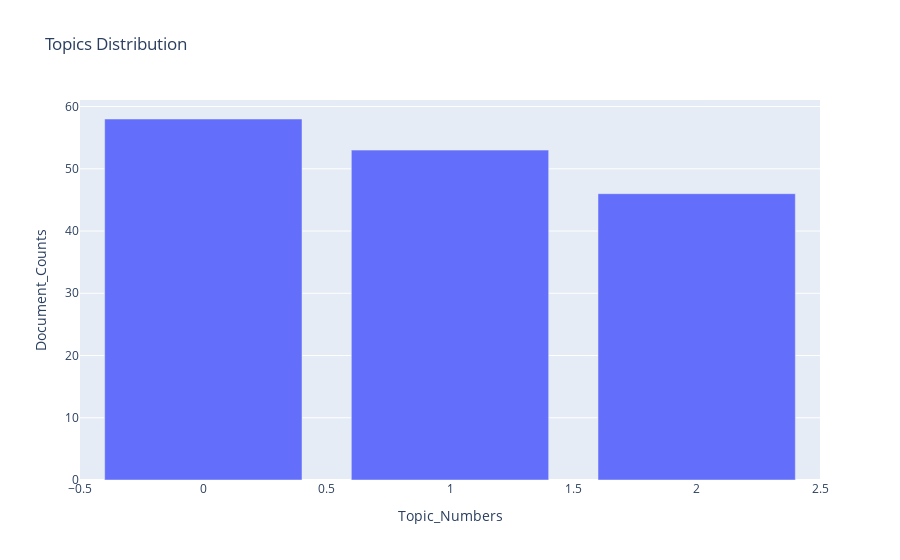

Write notebook code for a chart like this one.
### Markdown cell above
Topics that can be inferred are:

1. Topic Number: 0
   - Probable topic title: General Issues
   - Key terms: 'emi, company, loan, pm, lender, action, global_adhil, mathews_seema, pm_pm, prem_fia'

<br>

2. Topic Number: 1
   - Probable topic title: Extreme Service Dissatisfaction
   - Key terms: 'lending, team, collection, like, good, bank, moratorium, time, india, pls'

<br>

3. Topic Number: 2
   - Probable topic title: Customer Ask
   - Key terms: 'lending, lockdown_loans, launches_anti, help_ease, amid_covid, liquidity_pressure, covid, loans, loan, invest'

### Code cell
post_dist, fig = processor.plot_topic_distribution(post_df_topic_sents_keywords)
fig.show()

### Figure 1 — Plotly figure (JSON) as saved in the notebook; plotly's stock layout.template omitted (floating-point values rounded to 4 significant figures)
{"data": [{"alignmentgroup": "True", "hovertemplate": "Topic_Numbers=%{x}<br>Document_Counts=%{y}<extra></extra>", "legendgroup": "", "marker": {"color": "#636efa", "pattern": {"shape": ""}}, "name": "", "offsetgroup": "", "orientation": "v", "showlegend": false, "textposition": "auto", "type": "bar", "x": [0, 1, 2], "xaxis": "x", "y": [58, 53, 46], "yaxis": "y"}], "layout": {"barmode": "relative", "legend": {"tracegroupgap": 0}, "title": {"text": "Topics Distribution"}, "xaxis": {"anchor": "y", "domain": [0, 1], "title": {"text": "Topic_Numbers"}}, "yaxis": {"anchor": "x", "domain": [0, 1], "title": {"text": "Document_Counts"}}}}
